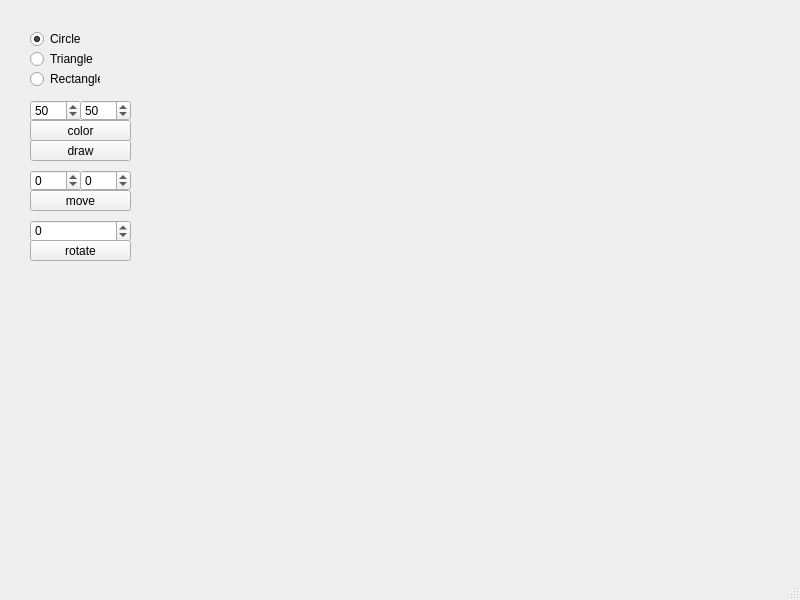
<?xml version="1.0" encoding="UTF-8"?>
<ui version="4.0">
 <class>MainWindow</class>
 <widget class="QMainWindow" name="MainWindow">
  <property name="geometry">
   <rect>
    <x>0</x>
    <y>0</y>
    <width>800</width>
    <height>600</height>
   </rect>
  </property>
  <property name="windowTitle">
   <string>MainWindow</string>
  </property>
  <widget class="QWidget" name="centralwidget">
   <widget class="QWidget" name="verticalLayoutWidget">
    <property name="geometry">
     <rect>
      <x>160</x>
      <y>0</y>
      <width>641</width>
      <height>581</height>
     </rect>
    </property>
    <layout class="QVBoxLayout" name="viewlayout"/>
   </widget>
   <widget class="QPushButton" name="draw">
    <property name="geometry">
     <rect>
      <x>30</x>
      <y>140</y>
      <width>101</width>
      <height>21</height>
     </rect>
    </property>
    <property name="text">
     <string>draw</string>
    </property>
   </widget>
   <widget class="QPushButton" name="move">
    <property name="geometry">
     <rect>
      <x>30</x>
      <y>190</y>
      <width>101</width>
      <height>21</height>
     </rect>
    </property>
    <property name="text">
     <string>move</string>
    </property>
   </widget>
   <widget class="QPushButton" name="rotate">
    <property name="geometry">
     <rect>
      <x>30</x>
      <y>240</y>
      <width>101</width>
      <height>21</height>
     </rect>
    </property>
    <property name="text">
     <string>rotate</string>
    </property>
   </widget>
   <widget class="QSpinBox" name="dx">
    <property name="geometry">
     <rect>
      <x>30</x>
      <y>170</y>
      <width>51</width>
      <height>21</height>
     </rect>
    </property>
    <property name="minimum">
     <number>-400</number>
    </property>
    <property name="maximum">
     <number>400</number>
    </property>
   </widget>
   <widget class="QSpinBox" name="dy">
    <property name="geometry">
     <rect>
      <x>80</x>
      <y>170</y>
      <width>51</width>
      <height>21</height>
     </rect>
    </property>
    <property name="minimum">
     <number>-400</number>
    </property>
    <property name="maximum">
     <number>400</number>
    </property>
   </widget>
   <widget class="QSpinBox" name="y">
    <property name="geometry">
     <rect>
      <x>80</x>
      <y>100</y>
      <width>51</width>
      <height>21</height>
     </rect>
    </property>
    <property name="minimum">
     <number>0</number>
    </property>
    <property name="maximum">
     <number>400</number>
    </property>
    <property name="value">
     <number>50</number>
    </property>
   </widget>
   <widget class="QSpinBox" name="x">
    <property name="geometry">
     <rect>
      <x>30</x>
      <y>100</y>
      <width>51</width>
      <height>21</height>
     </rect>
    </property>
    <property name="minimum">
     <number>0</number>
    </property>
    <property name="maximum">
     <number>400</number>
    </property>
    <property name="value">
     <number>50</number>
    </property>
   </widget>
   <widget class="QSpinBox" name="deg">
    <property name="geometry">
     <rect>
      <x>30</x>
      <y>220</y>
      <width>101</width>
      <height>22</height>
     </rect>
    </property>
    <property name="minimum">
     <number>-359</number>
    </property>
    <property name="maximum">
     <number>359</number>
    </property>
   </widget>
   <widget class="QPushButton" name="color">
    <property name="geometry">
     <rect>
      <x>30</x>
      <y>120</y>
      <width>101</width>
      <height>21</height>
     </rect>
    </property>
    <property name="text">
     <string>color</string>
    </property>
   </widget>
   <widget class="QRadioButton" name="Triangle">
    <property name="geometry">
     <rect>
      <x>30</x>
      <y>50</y>
      <width>70</width>
      <height>18</height>
     </rect>
    </property>
    <property name="text">
     <string>Triangle</string>
    </property>
    <property name="checked">
     <bool>false</bool>
    </property>
   </widget>
   <widget class="QRadioButton" name="Circle">
    <property name="geometry">
     <rect>
      <x>30</x>
      <y>30</y>
      <width>70</width>
      <height>18</height>
     </rect>
    </property>
    <property name="text">
     <string>Circle</string>
    </property>
    <property name="checked">
     <bool>true</bool>
    </property>
   </widget>
   <widget class="QRadioButton" name="Rectangle">
    <property name="geometry">
     <rect>
      <x>30</x>
      <y>70</y>
      <width>70</width>
      <height>18</height>
     </rect>
    </property>
    <property name="text">
     <string>Rectangle</string>
    </property>
    <property name="checked">
     <bool>false</bool>
    </property>
   </widget>
  </widget>
  <widget class="QMenuBar" name="menubar">
   <property name="geometry">
    <rect>
     <x>0</x>
     <y>0</y>
     <width>800</width>
     <height>17</height>
    </rect>
   </property>
  </widget>
  <widget class="QStatusBar" name="statusbar"/>
 </widget>
 <resources/>
 <connections/>
</ui>
